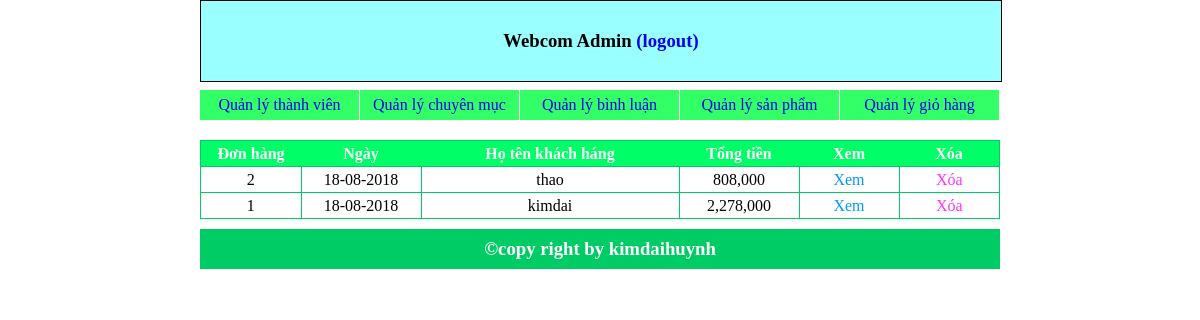
/admin/list_cart.php, run on the app's committed database.
### tables this page shows
CREATE TABLE `hoadon` (
  `mahd` int(10) UNSIGNED NOT NULL,
  `ngay` date NOT NULL,
  `hoten` varchar(50) NOT NULL,
  `sdt` int(11) NOT NULL,
  `diachi` text NOT NULL,
  `tongtien` int(10) NOT NULL
);

### admin/list_cart.php (the view, shortened to what this page needs)
<?php
  require("templates/header.php");
 ?>
<div id="warpper">
	<table>
		<tr style="background-color: #0f6; color: #fff;">
			<th style="width: 100px;">Đơn hàng</th>
			<th style="width: 120px;">Ngày</th>
			<th>Họ tên khách háng</th>
			<th style="width: 120px;">Tổng tiền</th>
			<th style="width: 100px;">Xem</th>
			<th style="width: 100px;">Xóa</th>
		</tr>
<?php
require("../library/config.php");
	$result=mysqli_query($conn,"SELECT mahd,ngay,hoten,tongtien FROM hoadon order by mahd desc");
     while ($data=mysqli_fetch_assoc($result)) {
     	echo"<tr>";
			echo"<td>$data[mahd]</td>";
			$timestamp=strtotime($data['ngay']);
			$date=date("d-m-Y",$timestamp);
			echo"<td>$date</td>";
			echo"<td>$data[hoten]</td>";
			echo"<td>".number_format($data['tongtien'])."</td>";
			echo"<td><a href='detail.php?mahd=$data[mahd]' style='color: #09f;'>Xem</a></td>";
			echo"<td><a href='del_cart.php?mahd=$data[mahd]' style='color: #f3f;' onclick='return show_confirm();'>Xóa</a></td>";
		echo"</tr>";
     }
 ?>
	</table>
</div>
 <?php
  require("templates/footer.php");
 ?>

### admin/style.css (style rules this page uses)
* { margin: 0px;padding: 0px; }
body { width: 800px; margin: auto; }
a { text-decoration: none; font-family: cursive; }
#warpper table { border-collapse: collapse; margin-top: 20px; width: 800px; text-align:center; }
#warpper table tr { border: 1px solid #0c6; line-height: 25px; }
#warpper table td { border: 1px solid #0c6; }

### data on the page
hoadon: mahd "2", ngay "18-08-2018", hoten "thao", tongtien "808,000"
hoadon: mahd "1", ngay "18-08-2018", hoten "kimdai", tongtien "2,278,000"
